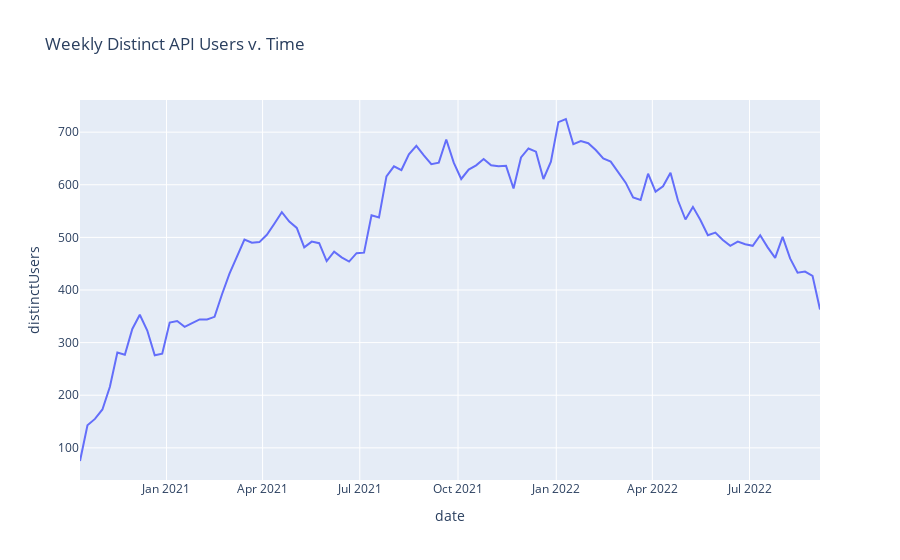

Source (notebook cell):
### Code cell
fig = px.line(data, x="date", y="distinctUsers", title='Weekly Distinct API Users v. Time')
fig.show()
